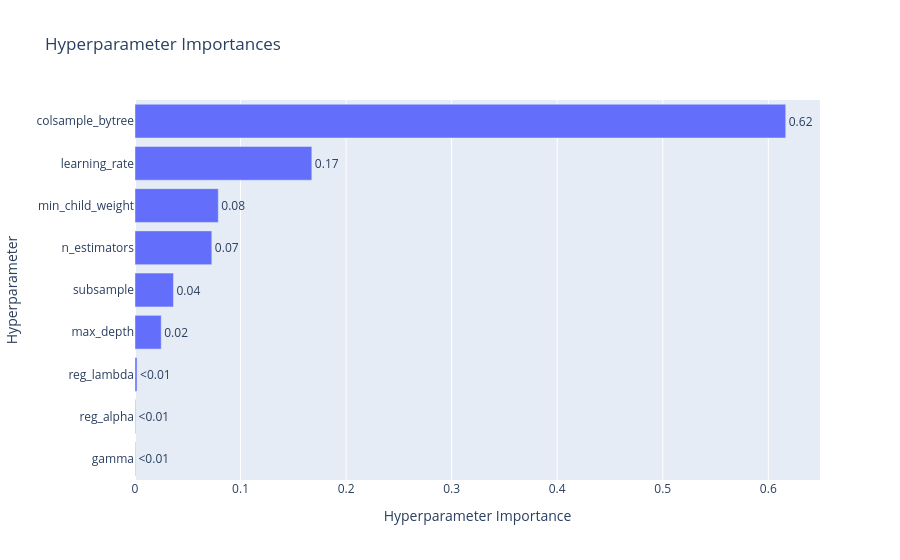

This figure's notebook cell:
### Code cell
optuna.visualization.plot_param_importances(study)

### Figure 1 — Plotly figure (JSON) as saved in the notebook; plotly's stock layout.template omitted (floating-point values rounded to 4 significant figures)
{"data": [{"cliponaxis": false, "hovertemplate": ["gamma (FloatDistribution): 0.0004364873216283913<extra></extra>", "reg_alpha (FloatDistribution): 0.0005203883265542477<extra></extra>", "reg_lambda (FloatDistribution): 0.0019325247109193793<extra></extra>", "max_depth (IntDistribution): 0.024861323693215864<extra></extra>", "subsample (FloatDistribution): 0.03647758248336724<extra></extra>", "n_estimators (IntDistribution): 0.07278523369650981<extra></extra>", "min_child_weight (IntDistribution): 0.07892763376112369<extra></extra>", "learning_rate (FloatDistribution): 0.16753203855524948<extra></extra>", "colsample_bytree (FloatDistribution): 0.6165267874514317<extra></extra>"], "name": "Objective Value", "orientation": "h", "text": ["<0.01", "<0.01", "<0.01", "0.02", "0.04", "0.07", "0.08", "0.17", "0.62"], "textposition": "outside", "type": "bar", "x": [0.0004365, 0.0005204, 0.001933, 0.02486, 0.03648, 0.07279, 0.07893, 0.1675, 0.6165], "y": ["gamma", "reg_alpha", "reg_lambda", "max_depth", "subsample", "n_estimators", "min_child_weight", "learning_rate", "colsample_bytree"]}], "layout": {"title": {"text": "Hyperparameter Importances"}, "xaxis": {"title": {"text": "Hyperparameter Importance"}}, "yaxis": {"title": {"text": "Hyperparameter"}}}}
